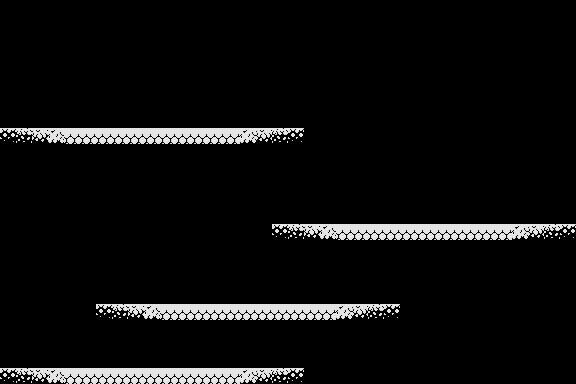

This is a level from a 2D game, rendered from its Tiled map with the project's own tilesets. A one-line summary and the complete map file follow:
An orthogonal 36x24 tile map with 16x16 px tiles, 1 tile layer (bg) and 12 objects (goal, start).

<map version="1.10" tiledversion="1.10.2" orientation="orthogonal" renderorder="right-down" width="36" height="24" tilewidth="16" tileheight="16" infinite="0" nextlayerid="9" nextobjectid="181">
 <tileset firstgid="1" source="Tiles.tsx" />
 <layer id="1" name="bg" width="36" height="24">
  <data encoding="csv">
0,0,0,0,0,0,0,0,0,0,0,0,0,0,0,0,0,0,0,0,0,0,0,0,0,0,0,0,0,0,0,0,0,0,0,0,
0,0,0,0,0,0,0,0,0,0,0,0,0,0,0,0,0,0,0,0,0,0,0,0,0,0,0,0,0,0,0,0,0,0,0,0,
0,0,0,0,0,0,0,0,0,0,0,0,0,0,0,0,0,0,0,0,0,0,0,0,0,0,0,0,0,0,0,0,0,0,0,0,
0,0,0,0,0,0,0,0,0,0,0,0,0,0,0,0,0,0,0,0,0,0,0,0,0,0,0,0,0,0,0,0,0,0,0,0,
0,0,0,0,0,0,0,0,0,0,0,0,0,0,0,0,0,0,0,0,0,0,0,0,0,0,0,0,0,0,0,0,0,0,0,0,
0,0,0,0,0,0,0,0,0,0,0,0,0,0,0,0,0,0,0,0,0,0,0,0,0,0,0,0,0,0,0,0,0,0,0,0,
0,0,0,0,0,0,0,0,0,0,0,0,0,0,0,0,0,0,0,0,0,0,0,0,0,0,0,0,0,0,0,0,0,0,0,0,
0,0,0,0,0,0,0,0,0,0,0,0,0,0,0,0,0,0,0,0,0,0,0,0,0,0,0,0,0,0,0,0,0,0,0,0,
410,409,408,407,406,406,406,406,406,406,406,406,406,406,406,407,408,409,410,0,0,0,0,0,0,0,0,0,0,0,0,0,0,0,0,0,
0,0,0,0,0,0,0,0,0,0,0,0,0,0,0,0,0,0,0,0,0,0,0,0,0,0,0,0,0,0,0,0,0,0,0,0,
0,0,0,0,0,0,0,0,0,0,0,0,0,0,0,0,0,0,0,0,0,0,0,0,0,0,0,0,0,0,0,0,0,0,0,0,
0,0,0,0,0,0,0,0,0,0,0,0,0,0,0,0,0,0,0,0,0,0,0,0,0,0,0,0,0,0,0,0,0,0,0,0,
0,0,0,0,0,0,0,0,0,0,0,0,0,0,0,0,0,0,0,0,0,0,0,0,0,0,0,0,0,0,0,0,0,0,0,0,
0,0,0,0,0,0,0,0,0,0,0,0,0,0,0,0,0,0,0,0,0,0,0,0,0,0,0,0,0,0,0,0,0,0,0,0,
0,0,0,0,0,0,0,0,0,0,0,0,0,0,0,0,0,410,409,408,407,406,406,406,406,406,406,406,406,406,406,406,407,408,409,410,
0,0,0,0,0,0,0,0,0,0,0,0,0,0,0,0,0,0,0,0,0,0,0,0,0,0,0,0,0,0,0,0,0,0,0,0,
0,0,0,0,0,0,0,0,0,0,0,0,0,0,0,0,0,0,0,0,0,0,0,0,0,0,0,0,0,0,0,0,0,0,0,0,
0,0,0,0,0,0,0,0,0,0,0,0,0,0,0,0,0,0,0,0,0,0,0,0,0,0,0,0,0,0,0,0,0,0,0,0,
0,0,0,0,0,0,0,0,0,0,0,0,0,0,0,0,0,0,0,0,0,0,0,0,0,0,0,0,0,0,0,0,0,0,0,0,
0,0,0,0,0,0,410,409,408,407,406,406,406,406,406,406,406,406,406,406,406,407,408,409,410,0,0,0,0,0,0,0,0,0,0,0,
0,0,0,0,0,0,0,0,0,0,0,0,0,0,0,0,0,0,0,0,0,0,0,0,0,0,0,0,0,0,0,0,0,0,0,0,
0,0,0,0,0,0,0,0,0,0,0,0,0,0,0,0,0,0,0,0,0,0,0,0,0,0,0,0,0,0,0,0,0,0,0,0,
0,0,0,0,0,0,0,0,0,0,0,0,0,0,0,0,0,0,0,0,0,0,0,0,0,0,0,0,0,0,0,0,0,0,0,0,
410,409,408,407,406,406,406,406,406,406,406,406,406,406,406,407,408,409,410,0,0,0,0,0,0,0,0,0,0,0,0,0,0,0,0,0
</data>
 </layer>
 <objectgroup id="7" name="rightArrow">
  <object id="170" x="32" y="32" width="16" height="16" />
 </objectgroup>
 <objectgroup id="8" name="break" visible="0" />
 <objectgroup id="5" name="bomb" visible="0" />
 <objectgroup id="6" name="leftArrow" visible="0" />
 <objectgroup id="2" name="collision">
  <object id="177" x="0" y="368" width="304" height="16" />
  <object id="178" x="96" y="304" width="304" height="16" />
  <object id="179" x="272" y="224" width="304" height="16" />
  <object id="180" x="0" y="128" width="304" height="16" />
 </objectgroup>
 <objectgroup id="3" name="spot">
  <object id="5" type="goal" x="544" y="32" width="16" height="16" />
  <object id="6" type="start" x="64" y="240" width="16" height="16" />
 </objectgroup>
 <objectgroup id="4" name="jump">
  <object id="171" x="64" y="368" width="16" height="16" />
  <object id="172" x="256" y="304" width="16" height="16" />
  <object id="173" x="304" y="224" width="16" height="16" />
  <object id="174" x="352" y="176" width="16" height="16" />
  <object id="176" x="32" y="128" width="16" height="16" />
 </objectgroup>
</map>
